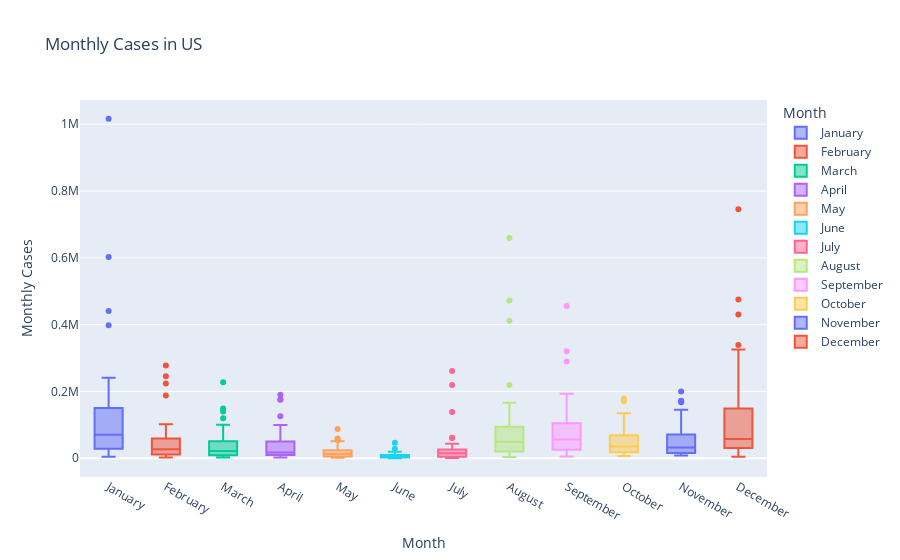

Notebook source saved alongside this figure:
### Code cell
boxplot = px.box(tempdf_cases, x="month", y="monthly_cases",
                 labels={"monthly_cases":"Monthly Cases", "month":"Month"},
                 color="month", title="Monthly Cases in US")
boxplot.show()

### Figure 1 — Plotly figure (JSON) as saved in the notebook; plotly's stock layout.template omitted (floating-point values rounded to 4 significant figures)
{"data": [{"alignmentgroup": "True", "hovertemplate": "Month=%{x}<br>Monthly Cases=%{y}<extra></extra>", "legendgroup": "January", "marker": {"color": "#636efa"}, "name": "January", "notched": false, "offsetgroup": "January", "orientation": "v", "showlegend": true, "type": "box", "x": ["January", "January", "January", "January", "January", "January", "January", "January", "January", "January", "January", "January", "January", "January", "January", "January", "January", "January", "January", "January", "January", "January", "January", "January", "January", "January", "January", "January", "January", "January", "January", "January", "January", "January", "January", "January", "January", "January", "January", "January", "January", "January", "January", "January", "January", "January", "January", "January", "January"], "x0": " ", "xaxis": "x", "y": [98413, 7245, 234747, 70130, 1016204, 61559, 64315, 20615, 398062, 241184, 21374, 162665, 115338, 37696, 52178, 98029, 85351, 15123, 77815, 148847, 81233, 46514, 59190, 80893, 12260, 23968, 53282, 21667, 217450, 31167, 441124, 217088, 5153, 195412, 98536, 28488, 202184, 26489, 135879, 9086, 140711, 602433, 70012, 4553, 155195, 64705, 35667, 71702, 7503], "y0": " ", "yaxis": "y"}, {"alignmentgroup": "True", "hovertemplate": "Month=%{x}<br>Monthly Cases=%{y}<extra></extra>", "legendgroup": "February", "marker": {"color": "#EF553B"}, "name": "February", "notched": false, "offsetgroup": "February", "orientation": "v", "showlegend": true, "type": "box", "x": ["February", "February", "February", "February", "February", "February", "February", "February", "February", "February", "February", "February", "February", "February", "February", "February", "February", "February", "February", "February", "February", "February", "February", "February", "February", "February", "February", "February", "February", "February", "February", "February", "February", "February", "February", "February", "February", "February", "February", "February", "February", "February", "February", "February", "February", "February", "February", "February", "February"], "x0": " ", "xaxis": "x", "y": [33613, 3861, 58656, 27147, 245514, 33832, 29923, 8728, 187844, 96595, 8447, 61417, 35087, 17047, 19165, 41535, 29474, 5310, 27632, 57123, 36663, 22787, 19794, 25070, 6038, 9535, 15368, 9729, 92523, 11068, 223960, 101369, 2184, 71630, 35036, 13180, 87667, 11184, 73437, 4177, 47942, 277323, 24667, 3233, 71271, 26875, 10854, 25240, 2482], "y0": " ", "yaxis": "y"}, {"alignmentgroup": "True", "hovertemplate": "Month=%{x}<br>Monthly Cases=%{y}<extra></extra>", "legendgroup": "March", "marker": {"color": "#00cc96"}, "name": "March", "notched": false, "offsetgroup": "March", "orientation": "v", "showlegend": true, "type": "box", "x": ["March", "March", "March", "March", "March", "March", "March", "March", "March", "March", "March", "March", "March", "March", "March", "March", "March", "March", "March", "March", "March", "March", "March", "March", "March", "March", "March", "March", "March", "March", "March", "March", "March", "March", "March", "March", "March", "March", "March", "March", "March", "March", "March", "March", "March", "March", "March", "March", "March"], "x0": " ", "xaxis": "x", "y": [22136, 4713, 24579, 7983, 99470, 33812, 30942, 8003, 148514, 53342, 9434, 58211, 24905, 14947, 7859, 21724, 14833, 5870, 29248, 54432, 100259, 34945, 10351, 64300, 4678, 8304, 9984, 8752, 119458, 6520, 227471, 55929, 3284, 50144, 13856, 9416, 94504, 11707, 34807, 5332, 36299, 139747, 14409, 4077, 42926, 24263, 9883, 18870, 1916], "y0": " ", "yaxis": "y"}, {"alignmentgroup": "True", "hovertemplate": "Month=%{x}<br>Monthly Cases=%{y}<extra></extra>", "legendgroup": "April", "marker": {"color": "#ab63fa"}, "name": "April", "notched": false, "offsetgroup": "April", "orientation": "v", "showlegend": true, "type": "box", "x": ["April", "April", "April", "April", "April", "April", "April", "April", "April", "April", "April", "April", "April", "April", "April", "April", "April", "April", "April", "April", "April", "April", "April", "April", "April", "April", "April", "April", "April", "April", "April", "April", "April", "April", "April", "April", "April", "April", "April", "April", "April", "April", "April", "April", "April", "April", "April", "April", "April"], "x0": " ", "xaxis": "x", "y": [12534, 5039, 20686, 5327, 73176, 48970, 28345, 9603, 175783, 40649, 7083, 90554, 33956, 13439, 6556, 17357, 13648, 10709, 36061, 53393, 189753, 56298, 6754, 12010, 4254, 10224, 11639, 10710, 89079, 6081, 174727, 55143, 4381, 54746, 9941, 19825, 125831, 10857, 27029, 4901, 35322, 99222, 11688, 3677, 40614, 38065, 11390, 24412, 1832], "y0": " ", "yaxis": "y"}, {"alignmentgroup": "True", "hovertemplate": "Month=%{x}<br>Monthly Cases=%{y}<extra></extra>", "legendgroup": "May", "marker": {"color": "#FFA15A"}, "name": "May", "notched": false, "offsetgroup": "May", "orientation": "v", "showlegend": true, "type": "box", "x": ["May", "May", "May", "May", "May", "May", "May", "May", "May", "May", "May", "May", "May", "May", "May", "May", "May", "May", "May", "May", "May", "May", "May", "May", "May", "May", "May", "May", "May", "May", "May", "May", "May", "May", "May", "May", "May", "May", "May", "May", "May", "May", "May", "May", "May", "May", "May", "May", "May"], "x0": " ", "xaxis": "x", "y": [15483, 2029, 18953, 5656, 47659, 32416, 8108, 4461, 87300, 23334, 4358, 47502, 23291, 6583, 4647, 12587, 12104, 6567, 12516, 17972, 55623, 25572, 5813, 14498, 2997, 3850, 8310, 3840, 18441, 5088, 54311, 31294, 2471, 29622, 4867, 16723, 50509, 3557, 14603, 1531, 15167, 58681, 8852, 1268, 15948, 32528, 8159, 13968, 2002], "y0": " ", "yaxis": "y"}, {"alignmentgroup": "True", "hovertemplate": "Month=%{x}<br>Monthly Cases=%{y}<extra></extra>", "legendgroup": "June", "marker": {"color": "#19d3f3"}, "name": "June", "notched": false, "offsetgroup": "June", "orientation": "v", "showlegend": true, "type": "box", "x": ["June", "June", "June", "June", "June", "June", "June", "June", "June", "June", "June", "June", "June", "June", "June", "June", "June", "June", "June", "June", "June", "June", "June", "June", "June", "June", "June", "June", "June", "June", "June", "June", "June", "June", "June", "June", "June", "June", "June", "June", "June", "June", "June", "June", "June", "June", "June", "June", "June"], "x0": " ", "xaxis": "x", "y": [7578, 1042, 13425, 8004, 28428, 14759, 2011, 878, 9049, 10925, 2990, 9674, 10247, 2437, 3724, 5882, 10782, 1253, 2390, 3021, 8407, 3981, 4051, 19325, 1934, 1077, 9964, 778, 7063, 2721, 12514, 12789, 763, 9390, 4679, 7119, 9824, 870, 3578, 345, 6191, 46031, 8970, 190, 4802, 16130, 2754, 3203, 2146], "y0": " ", "yaxis": "y"}, {"alignmentgroup": "True", "hovertemplate": "Month=%{x}<br>Monthly Cases=%{y}<extra></extra>", "legendgroup": "July", "marker": {"color": "#FF6692"}, "name": "July", "notched": false, "offsetgroup": "July", "orientation": "v", "showlegend": true, "type": "box", "x": ["July", "July", "July", "July", "July", "July", "July", "July", "July", "July", "July", "July", "July", "July", "July", "July", "July", "July", "July", "July", "July", "July", "July", "July", "July", "July", "July", "July", "July", "July", "July", "July", "July", "July", "July", "July", "July", "July", "July", "July", "July", "July", "July", "July", "July", "July", "July", "July", "July"], "x0": " ", "xaxis": "x", "y": [34624, 4184, 32360, 37067, 219179, 17572, 4983, 1663, 260840, 43400, 5490, 27711, 17383, 5936, 14575, 17777, 60212, 1430, 6271, 9814, 11005, 7336, 21741, 60993, 2618, 3697, 22689, 1153, 15958, 4874, 35298, 34606, 937, 17953, 22784, 11076, 12423, 1726, 20308, 680, 25647, 138384, 17329, 479, 14044, 20890, 2975, 9549, 2837], "y0": " ", "yaxis": "y"}, {"alignmentgroup": "True", "hovertemplate": "Month=%{x}<br>Monthly Cases=%{y}<extra></extra>", "legendgroup": "August", "marker": {"color": "#B6E880"}, "name": "August", "notched": false, "offsetgroup": "August", "orientation": "v", "showlegend": true, "type": "box", "x": ["August", "August", "August", "August", "August", "August", "August", "August", "August", "August", "August", "August", "August", "August", "August", "August", "August", "August", "August", "August", "August", "August", "August", "August", "August", "August", "August", "August", "August", "August", "August", "August", "August", "August", "August", "August", "August", "August", "August", "August", "August", "August", "August", "August", "August", "August", "August", "August", "August"], "x0": " ", "xaxis": "x", "y": [114122, 12989, 84688, 66439, 411696, 40584, 18737, 8445, 659755, 219111, 20899, 103774, 87275, 24950, 35969, 95974, 138117, 5393, 28458, 40089, 49154, 37263, 93217, 79138, 10768, 15804, 34199, 7032, 52613, 22198, 127783, 166167, 5854, 91623, 71323, 56531, 71366, 8278, 118139, 7043, 152576, 472090, 31963, 3311, 72051, 90267, 22674, 46775, 10009], "y0": " ", "yaxis": "y"}, {"alignmentgroup": "True", "hovertemplate": "Month=%{x}<br>Monthly Cases=%{y}<extra></extra>", "legendgroup": "September", "marker": {"color": "#FF97FF"}, "name": "September", "notched": false, "offsetgroup": "September", "orientation": "v", "showlegend": true, "type": "box", "x": ["September", "September", "September", "September", "September", "September", "September", "September", "September", "September", "September", "September", "September", "September", "September", "September", "September", "September", "September", "September", "September", "September", "September", "September", "September", "September", "September", "September", "September", "September", "September", "September", "September", "September", "September", "September", "September", "September", "September", "September", "September", "September", "September", "September", "September", "September", "September", "September", "September"], "x0": " ", "xaxis": "x", "y": [96746, 25993, 81660, 43186, 289860, 55764, 17273, 13111, 320298, 171776, 35909, 105305, 104262, 47310, 39913, 117168, 60737, 14133, 35345, 52082, 89538, 61140, 51672, 62277, 23936, 22195, 30719, 12579, 62604, 20410, 148307, 182074, 14663, 193072, 61807, 53767, 129572, 9744, 122099, 12759, 167830, 455518, 44091, 5462, 100341, 95680, 50769, 76225, 15466], "y0": " ", "yaxis": "y"}, {"alignmentgroup": "True", "hovertemplate": "Month=%{x}<br>Monthly Cases=%{y}<extra></extra>", "legendgroup": "October", "marker": {"color": "#FECB52"}, "name": "October", "notched": false, "offsetgroup": "October", "orientation": "v", "showlegend": true, "type": "box", "x": ["October", "October", "October", "October", "October", "October", "October", "October", "October", "October", "October", "October", "October", "October", "October", "October", "October", "October", "October", "October", "October", "October", "October", "October", "October", "October", "October", "October", "October", "October", "October", "October", "October", "October", "October", "October", "October", "October", "October", "October", "October", "October", "October", "October", "October", "October", "October", "October", "October"], "x0": " ", "xaxis": "x", "y": [35572, 23140, 75317, 17138, 178637, 70722, 12238, 11235, 78191, 53640, 33999, 68254, 56003, 34075, 25660, 52021, 17938, 14270, 28931, 39971, 124410, 76477, 15924, 35254, 24856, 17364, 28003, 14249, 44347, 22185, 133395, 82139, 16238, 131355, 30213, 34999, 134999, 7044, 39766, 9464, 50847, 170461, 41405, 6529, 57995, 67353, 32073, 72236, 12324], "y0": " ", "yaxis": "y"}, {"alignmentgroup": "True", "hovertemplate": "Month=%{x}<br>Monthly Cases=%{y}<extra></extra>", "legendgroup": "November", "marker": {"color": "#636efa"}, "name": "November", "notched": false, "offsetgroup": "November", "orientation": "v", "showlegend": true, "type": "box", "x": ["November", "November", "November", "November", "November", "November", "November", "November", "November", "November", "November", "November", "November", "November", "November", "November", "November", "November", "November", "November", "November", "November", "November", "November", "November", "November", "November", "November", "November", "November", "November", "November", "November", "November", "November", "November", "November", "November", "November", "November", "November", "November", "November", "November", "November", "November", "November", "November", "November"], "x0": " ", "xaxis": "x", "y": [13714, 13029, 100880, 15623, 167794, 88794, 19109, 8992, 42477, 31968, 15502, 114214, 82602, 39326, 30639, 41726, 12423, 15403, 24875, 67175, 199575, 124820, 9853, 49966, 15182, 26015, 21319, 26727, 53788, 39055, 170682, 56716, 13902, 144890, 22949, 26046, 171981, 12358, 21169, 11726, 35659, 97209, 45935, 9823, 44345, 49181, 22262, 98243, 8163], "y0": " ", "yaxis": "y"}, {"alignmentgroup": "True", "hovertemplate": "Month=%{x}<br>Monthly Cases=%{y}<extra></extra>", "legendgroup": "December", "marker": {"color": "#EF553B"}, "name": "December", "notched": false, "offsetgroup": "December", "orientation": "v", "showlegend": true, "type": "box", "x": ["December", "December", "December", "December", "December", "December", "December", "December", "December", "December", "December", "December", "December", "December", "December", "December", "December", "December", "December", "December", "December", "December", "December", "December", "December", "December", "December", "December", "December", "December", "December", "December", "December", "December", "December", "December", "December", "December", "December", "December", "December", "December", "December", "December", "December", "December", "December", "December", "December"], "x0": " ", "xaxis": "x", "y": [50853, 6126, 111708, 37648, 430136, 98894, 88496, 27176, 474972, 168508, 12569, 338937, 145761, 50043, 54160, 73991, 57801, 27074, 114413, 221517, 234067, 109858, 29566, 100949, 6562, 28429, 30540, 37423, 311548, 35779, 745358, 149120, 11888, 325878, 42011, 30164, 299504, 39333, 56999, 12996, 93147, 247255, 41211, 14433, 149402, 75823, 33368, 139808, 4549], "y0": " ", "yaxis": "y"}], "layout": {"autosize": true, "boxmode": "overlay", "legend": {"title": {"text": "Month"}, "tracegroupgap": 0}, "title": {"text": "Monthly Cases in US"}, "xaxis": {"anchor": "y", "autorange": true, "categoryarray": ["January", "February", "March", "April", "May", "June", "July", "August", "September", "October", "November", "December"], "categoryorder": "array", "domain": [0, 1], "range": [-0.5, 11.5], "title": {"text": "Month"}, "type": "category"}, "yaxis": {"anchor": "x", "autorange": true, "domain": [0, 1], "range": [-56260.0, 1073000.0], "title": {"text": "Monthly Cases"}, "type": "linear"}}}
